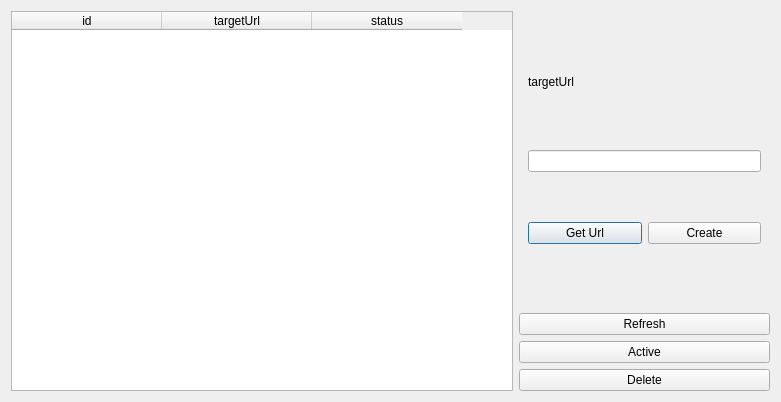
<?xml version="1.0" encoding="UTF-8"?>
<ui version="4.0">
 <class>BotWebhooksDialog</class>
 <widget class="QDialog" name="BotWebhooksDialog">
  <property name="geometry">
   <rect>
    <x>0</x>
    <y>0</y>
    <width>781</width>
    <height>402</height>
   </rect>
  </property>
  <property name="windowTitle">
   <string>Webhooks</string>
  </property>
  <layout class="QHBoxLayout" name="horizontalLayout" stretch="2,1">
   <item>
    <widget class="QTableWidget" name="tableWebhooks">
     <property name="editTriggers">
      <set>QAbstractItemView::NoEditTriggers</set>
     </property>
     <property name="selectionMode">
      <enum>QAbstractItemView::SingleSelection</enum>
     </property>
     <property name="selectionBehavior">
      <enum>QAbstractItemView::SelectRows</enum>
     </property>
     <attribute name="horizontalHeaderDefaultSectionSize">
      <number>150</number>
     </attribute>
     <attribute name="verticalHeaderVisible">
      <bool>false</bool>
     </attribute>
     <column>
      <property name="text">
       <string>id</string>
      </property>
     </column>
     <column>
      <property name="text">
       <string>targetUrl</string>
      </property>
     </column>
     <column>
      <property name="text">
       <string>status</string>
      </property>
     </column>
    </widget>
   </item>
   <item>
    <layout class="QVBoxLayout" name="verticalLayout_2" stretch="0,1">
     <item>
      <widget class="QWidget" name="widget" native="true">
       <property name="contextMenuPolicy">
        <enum>Qt::DefaultContextMenu</enum>
       </property>
       <layout class="QVBoxLayout" name="verticalLayout_3" stretch="0,0,1">
        <item>
         <widget class="QLabel" name="label">
          <property name="maximumSize">
           <size>
            <width>16777215</width>
            <height>36</height>
           </size>
          </property>
          <property name="text">
           <string>targetUrl</string>
          </property>
         </widget>
        </item>
        <item>
         <widget class="QLineEdit" name="leUrl"/>
        </item>
        <item>
         <layout class="QHBoxLayout" name="horizontalLayout_2">
          <property name="topMargin">
           <number>0</number>
          </property>
          <property name="bottomMargin">
           <number>8</number>
          </property>
          <item>
           <widget class="QPushButton" name="btnGetUrl">
            <property name="text">
             <string>Get Url</string>
            </property>
           </widget>
          </item>
          <item>
           <widget class="QPushButton" name="btnCreate">
            <property name="text">
             <string>Create</string>
            </property>
           </widget>
          </item>
         </layout>
        </item>
       </layout>
      </widget>
     </item>
     <item>
      <layout class="QVBoxLayout" name="verticalLayout">
       <item>
        <widget class="QPushButton" name="btnRefresh">
         <property name="text">
          <string>Refresh</string>
         </property>
        </widget>
       </item>
       <item>
        <widget class="QPushButton" name="btnActive">
         <property name="text">
          <string>Active</string>
         </property>
        </widget>
       </item>
       <item>
        <widget class="QPushButton" name="btnDelete">
         <property name="text">
          <string>Delete</string>
         </property>
        </widget>
       </item>
      </layout>
     </item>
    </layout>
   </item>
  </layout>
 </widget>
 <resources/>
 <connections/>
</ui>
